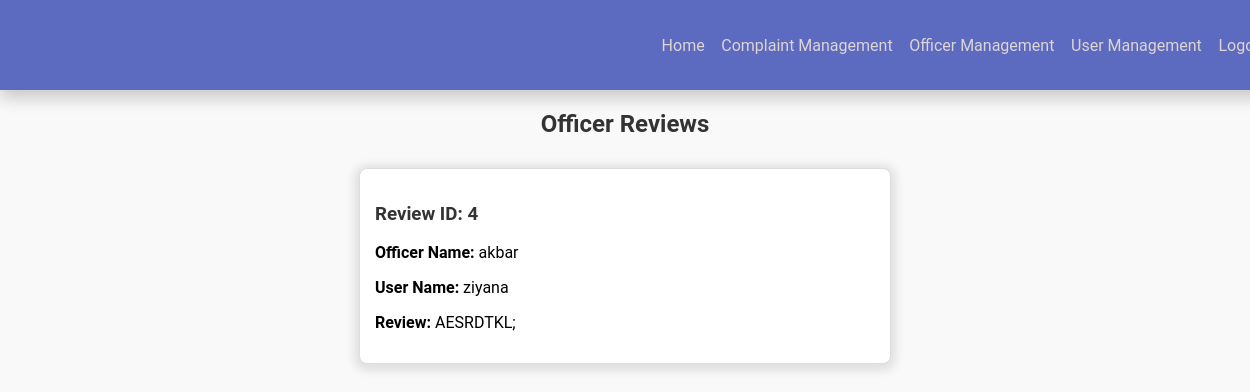
Screenshot of /admin_view_officer_reviews.php with the database file from the repository.
### tables this page shows
CREATE TABLE `officer_reviews` (
  `id` int(11) NOT NULL,
  `officer_id` int(11) DEFAULT NULL,
  `review` text DEFAULT NULL,
  `user_id` int(11) DEFAULT NULL
);

CREATE TABLE `officer` (
  `officerid` int(20) NOT NULL,
  `position` varchar(30) NOT NULL,
  `phonenum` varchar(15) NOT NULL,
  `dob` date NOT NULL,
  `name` varchar(30) NOT NULL,
  `passwordoff` varchar(20) NOT NULL,
  `email` varchar(30) NOT NULL,
  `status` enum('active','inactive') DEFAULT 'active'
);

CREATE TABLE `users` (
  `name` varchar(25) NOT NULL,
  `email` varchar(100) NOT NULL,
  `dob` date NOT NULL,
  `address` varchar(70) NOT NULL,
  `phno` varchar(20) NOT NULL,
  `password` varchar(30) NOT NULL,
  `usid` int(10) NOT NULL,
  `status` enum('active','inactive') DEFAULT 'active'
);

### admin_view_officer_reviews.php (the view, shortened to what this page needs)
<?php
$conn = new mysqli("localhost", "root", "", "complainreg");
$sql = "SELECT officer_reviews.id, officer_reviews.review, officer.name AS officer_name, users.name AS user_name
        FROM officer_reviews
        JOIN officer ON officer_reviews.officer_id = officer.officerid
        JOIN users ON officer_reviews.user_id = users.usid";
$result = $conn->query($sql);
?>
<!DOCTYPE html>
<html>
<head>
    <link rel="stylesheet" href="admindashboardd.css">
        <link rel="stylesheet" href="assignofficerss.css">
        </head>
    <body>
         <nav class="navbar">
                <ul class="navuladmin">
                <li><a class="nava" href="admindashboard.php">Home</a></li>
                    <li class="dropdown">
                        <a href="#" class="nava">Complaint Management</a>
                    </li>
                    <li class="dropdown">
                        <a href="#" class="nava">Officer Management</a>
                    </li>
                    <li class="dropdown">
                        <a href="#" class="nava">User Management</a>
                    </li>
                    <li><a class="nava" href="logout.php">Logout</a></li>
                </ul>
         </nav>
    <h2>Officer Reviews</h2>
    <div class="container">
    <?php if ($result->num_rows > 0){
         while ($row = $result->fetch_assoc()){
            echo "<div class='cbox'>";
                echo "<div class='complaint-box'>";
                echo "<h3>Review ID: " . htmlspecialchars($row['id']) . "</h3>";
                echo "<p><strong>Officer Name:</strong> " . htmlspecialchars($row['officer_name']) . "</p>";
                echo "<p><strong>User Name:</strong> " . htmlspecialchars($row['user_name']) . "</p>";
                echo "<p><strong>Review:</strong> " . htmlspecialchars($row['review']) . "</p>";
                echo "</div>";
                echo "</div>";
            }
        } else {
            echo "<p>No records found.</p>";
        }
        ?>
    </div>
</body>
</html>

### admindashboardd.css (style rules this page uses)
body { margin: 0; padding: 0; font-family: 'Roboto',sans-serif; color: black; }
.navbar { width: 100%; background-color: #5c6bc0; display: flex; justify-content: space-between; align-items: center; padding: 10px 20px; box-shadow: 0px 8px 16px rgba(0, 0, 0, 0.2); height: 70px; }
.navuladmin { display: flex; width:50%; justify-content: space-evenly; align-items: center; list-style: none; margin-left: 20px; }
.nava { color: rgb(221, 212, 212); margin-left: 15px; }
.nava,.dropbtn { text-decoration: none; }
.dropdown { float: left; overflow: hidden; }

### assignofficerss.css (style rules this page uses)
body { margin: 0; padding: 0; font-family: 'Roboto',sans-serif; background-color: #f9f9f9; }
h2, h3 { color: #333; }

### admin_view_officer_reviews.php (style rules this page uses)
.complaint-box { background: white; border: 1px solid #ddd; border-radius: 8px; margin: 10px 0; padding: 15px; box-shadow: 0 2px 10px 5px rgba(0, 0, 0, 0.1); width: 40%; }
.cbox { width:100%; height:min-content; display:flex; flex-direction:column; align-items:center; justify-content:center; }
h2 { text-align: center; margin-top: 20px; }

### rows the page displays
officer_reviews: id "4", officer.name "akbar", user.name "ziyana", review "AESRDTKL;"
